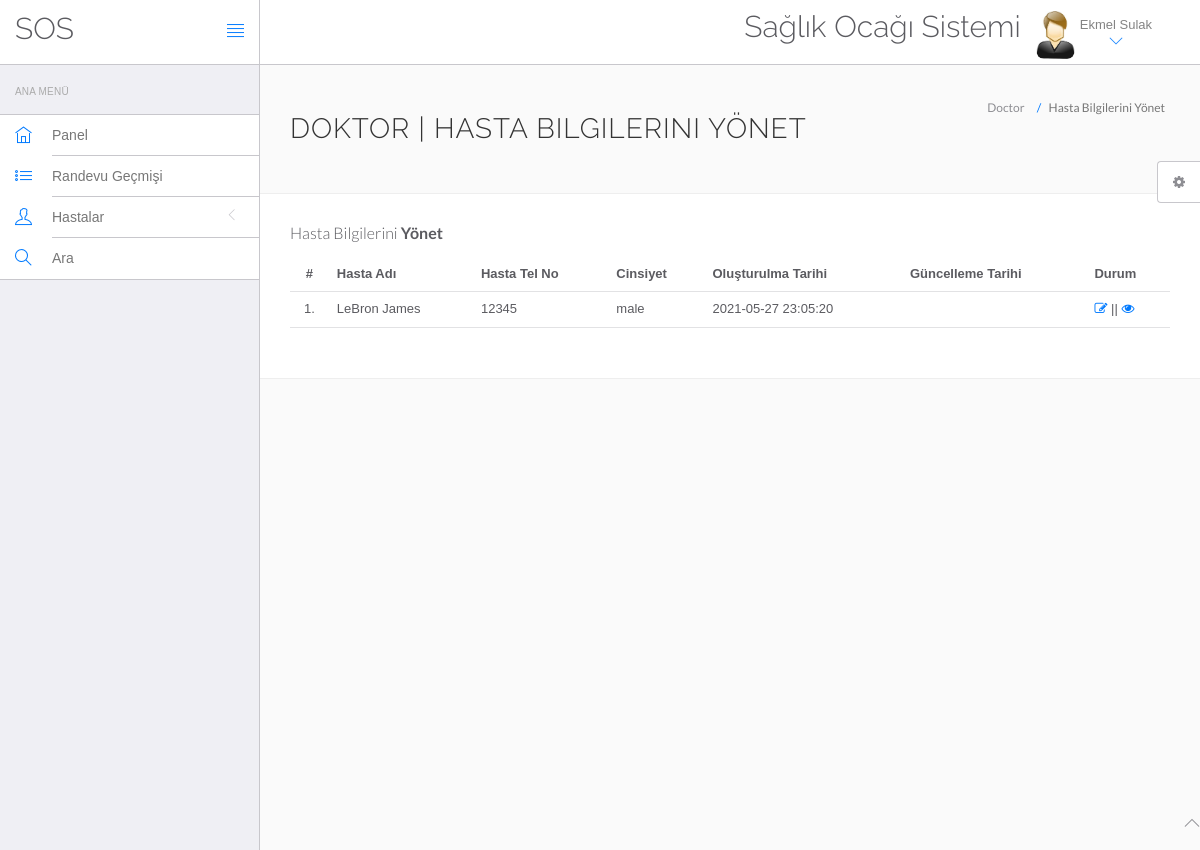
Screenshot of /hms/doctor/manage-patient.php (signed in) with the database file from the repository.
### tables this page shows
CREATE TABLE `doctors` (
  `id` int(11) NOT NULL,
  `specilization` varchar(255) DEFAULT NULL,
  `doctorName` varchar(255) DEFAULT NULL,
  `address` longtext DEFAULT NULL,
  `docFees` varchar(255) DEFAULT NULL,
  `contactno` bigint(11) DEFAULT NULL,
  `docEmail` varchar(255) DEFAULT NULL,
  `password` varchar(255) DEFAULT NULL,
  `creationDate` timestamp NULL DEFAULT current_timestamp(),
  `updationDate` timestamp NULL DEFAULT NULL ON UPDATE current_timestamp()
);

CREATE TABLE `tblpatient` (
  `ID` int(10) NOT NULL,
  `Docid` int(10) DEFAULT NULL,
  `PatientName` varchar(200) DEFAULT NULL,
  `PatientContno` bigint(10) DEFAULT NULL,
  `PatientEmail` varchar(200) DEFAULT NULL,
  `PatientGender` varchar(50) DEFAULT NULL,
  `PatientAdd` mediumtext DEFAULT NULL,
  `PatientAge` int(10) DEFAULT NULL,
  `PatientMedhis` mediumtext DEFAULT NULL,
  `CreationDate` timestamp NULL DEFAULT current_timestamp(),
  `UpdationDate` timestamp NULL DEFAULT NULL ON UPDATE current_timestamp()
);

### hms/doctor/manage-patient.php (the view, shortened to what this page needs)
<?php
include('include/config.php');
?>
<!DOCTYPE html>
<html lang="en">
	<head>
		<link rel="stylesheet" href="vendor/bootstrap/css/bootstrap.min.css">
		<link rel="stylesheet" href="vendor/fontawesome/css/font-awesome.min.css">
		<link rel="stylesheet" href="vendor/themify-icons/themify-icons.min.css">
		<link href="vendor/animate.css/animate.min.css" rel="stylesheet" media="screen">
		<link href="vendor/perfect-scrollbar/perfect-scrollbar.min.css" rel="stylesheet" media="screen">
		<link href="vendor/switchery/switchery.min.css" rel="stylesheet" media="screen">
		<link href="vendor/bootstrap-touchspin/jquery.bootstrap-touchspin.min.css" rel="stylesheet" media="screen">
		<link href="vendor/select2/select2.min.css" rel="stylesheet" media="screen">
		<link href="vendor/bootstrap-datepicker/bootstrap-datepicker3.standalone.min.css" rel="stylesheet" media="screen">
		<link href="vendor/bootstrap-timepicker/bootstrap-timepicker.min.css" rel="stylesheet" media="screen">
		<link rel="stylesheet" href="assets/css/styles.css">
		<link rel="stylesheet" href="assets/css/plugins.css">
		<link rel="stylesheet" href="assets/css/themes/theme-1.css" id="skin_color" />
	</head>
	<body>
		<div id="app">
<?php include('include/sidebar.php');?>
<div class="app-content">
<?php include('include/header.php');?>
<div class="main-content" >
<div class="wrap-content container" id="container">
<section id="page-title">
<div class="row">
<div class="col-sm-8">
<h1 class="mainTitle">Doktor | Hasta Bilgilerini Yönet</h1>
</div>
<ol class="breadcrumb">
<li>
<span>Doctor</span>
</li>
<li class="active">
<span>Hasta Bilgilerini Yönet</span>
</li>
</ol>
</div>
</section>
<div class="container-fluid container-fullw bg-white">
<div class="row">
<div class="col-md-12">
<h5 class="over-title margin-bottom-15">Hasta Bilgilerini  <span class="text-bold">Yönet</span></h5>
<table class="table table-hover" id="sample-table-1">
<thead>
<tr>
<th class="center">#</th>
<th>Hasta Adı</th>
<th>Hasta Tel No</th>
<th>Cinsiyet </th>
<th>Oluşturulma Tarihi </th>
<th>Güncelleme Tarihi </th>
<th>Durum</th>
</tr>
</thead>
<tbody>
<?php
$docid=$_SESSION['id'];
$sql=mysqli_query($con,"select * from tblpatient where Docid='$docid' ");
$cnt=1;
while($row=mysqli_fetch_array($sql))
{
?>
<tr>
<td class="center"><?php echo $cnt;?>.</td>
<td class="hidden-xs"><?php echo $row['PatientName'];?></td>
<td><?php echo $row['PatientContno'];?></td>
<td><?php echo $row['PatientGender'];?></td>
<td><?php echo $row['CreationDate'];?></td>
<td><?php echo $row['UpdationDate'];?>
</td>
<td>
<a href="edit-patient.php?editid=<?php echo $row['ID'];?>"><i class="fa fa-edit"></i></a> || <a href="view-patient.php?viewid=<?php echo $row['ID'];?>"><i class="fa fa-eye"></i></a>
</td>
</tr>
<?php
$cnt=$cnt+1;
 }?></tbody>
</table>
</div>
</div>
</div>
</div>
</div>
</div>
</div>
	<?php include('include/footer.php');?>
	<?php include('include/setting.php');?>
	</body>
</html>

### hms/doctor/include/header.php (shortened to what this page needs)
<header class="navbar navbar-default navbar-static-top">
					<div class="navbar-header">
						<a class="navbar-brand" href="#">
							<h2 style="padding-top:20% ">SOS</h2>
						</a>
						<a href="#" class="sidebar-toggler pull-right visible-md visible-lg" data-toggle-class="app-sidebar-closed" data-toggle-target="#app">
							<i class="ti-align-justify"></i>
						</a>
					</div>
					<div class="navbar-collapse collapse">
						<ul class="nav navbar-right">
								<li  style="padding-top:2% ">
								<h2>Sağlık Ocağı Sistemi</h2>
							</li>
							<li class="dropdown current-user">
								<a href class="dropdown-toggle" data-toggle="dropdown">
									<img src="assets/images/images.jpg" > <span class="username">
									<?php $query=mysqli_query($con,"select doctorName from doctors where id='".$_SESSION['id']."'");
while($row=mysqli_fetch_array($query))
{
	echo $row['doctorName'];
}
									?> <i class="ti-angle-down"></i></i></span>
								</a>
							</li>
						</ul>
					</div>
				</header>

### hms/doctor/assets/css/themes/theme-1.css (style rules this page uses)
body { background: #FAFAFA; }
header .navbar-header { background: #ffffff !important; border-right-color: #c8c7cc !important; border-bottom-color: #c8c7cc !important; }
header .navbar-header .sidebar-toggler, header .navbar-header .sidebar-mobile-toggler { color: #007aff !important; }
header .navbar-header .navbar-brand { color: #777 !important; }
header .navbar-collapse { background: #ffffff !important; border-bottom-color: #c8c7cc !important; box-shadow: none !important; }
header .navbar-collapse .navbar-right > li > a { color: #777; }
header .navbar-collapse .navbar-right > li > a i { color: #007aff !important; }

### rows the page displays
doctors: doctorName "Ekmel Sulak"
tblpatient: PatientName "LeBron James", PatientContno "12345", PatientGender "male", CreationDate "2021-05-27 23:05:20"
